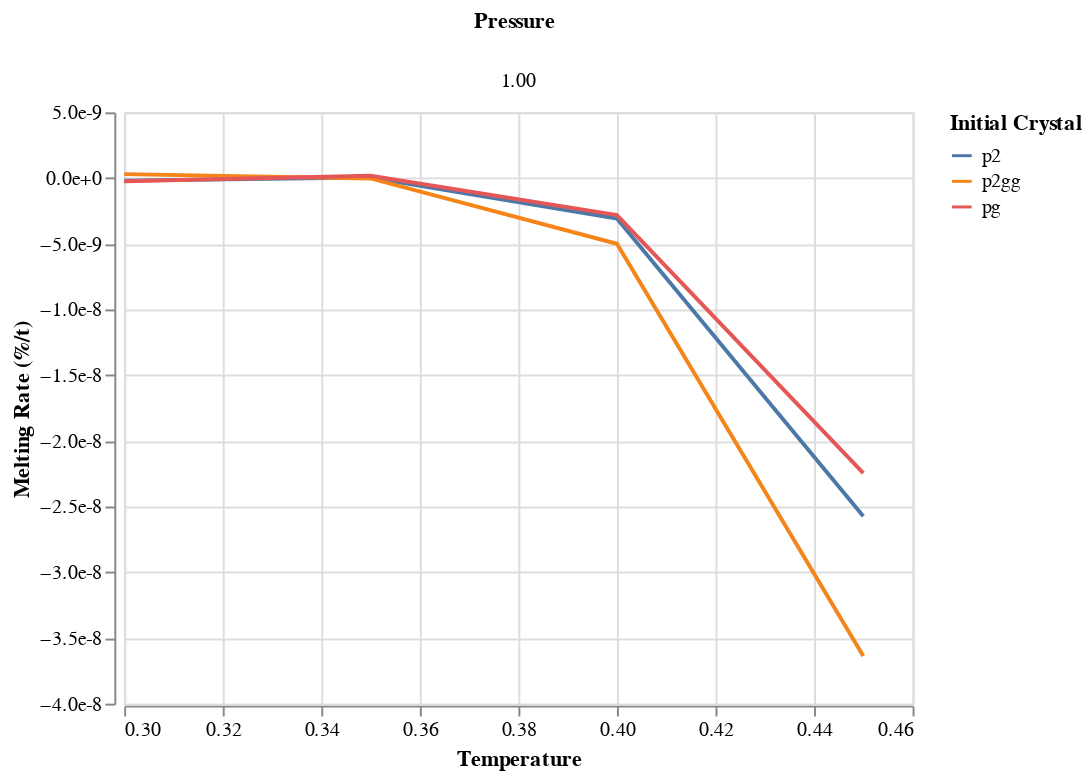

The code cell stored with this chart in its notebook:
### Code cell
Chart(melt).mark_line().encode(
    x=X('temperature', axis=Axis(title='Temperature'), scale=Scale(zero=False)),
    y=Y('melting_rate', axis=Axis(format='e', title='Melting Rate (%/t)')),
    color=Color('crys', legend=alt.Legend(title='Initial Crystal')),
    column=Column('pressure', header=alt.Header(title='Pressure')), 
)

### Figure 1 — Vega-Lite specification as saved in the notebook (floating-point values rounded to 4 significant figures)
{"$schema": "https://vega.github.io/schema/vega-lite/v2.json", "config": {"view": {"height": 300, "width": 400}}, "data": {"values": [{"crys": "p2", "melting_rate": -1.981e-10, "pressure": "1.00", "temperature": 0.3}, {"crys": "p2gg", "melting_rate": 2.998e-10, "pressure": "1.00", "temperature": 0.3}, {"crys": "pg", "melting_rate": -2.459e-10, "pressure": "1.00", "temperature": 0.3}, {"crys": "p2", "melting_rate": 3.638e-11, "pressure": "1.00", "temperature": 0.35}, {"crys": "p2gg", "melting_rate": -3.2e-11, "pressure": "1.00", "temperature": 0.35}, {"crys": "pg", "melting_rate": 1.674e-10, "pressure": "1.00", "temperature": 0.35}, {"crys": "p2", "melting_rate": -3.082e-09, "pressure": "1.00", "temperature": 0.4}, {"crys": "p2gg", "melting_rate": -5.004e-09, "pressure": "1.00", "temperature": 0.4}, {"crys": "pg", "melting_rate": -2.813e-09, "pressure": "1.00", "temperature": 0.4}, {"crys": "p2", "melting_rate": -2.574e-08, "pressure": "1.00", "temperature": 0.45}, {"crys": "p2gg", "melting_rate": -3.637e-08, "pressure": "1.00", "temperature": 0.45}, {"crys": "pg", "melting_rate": -2.245e-08, "pressure": "1.00", "temperature": 0.45}]}, "encoding": {"color": {"field": "crys", "legend": {"title": "Initial Crystal"}, "type": "nominal"}, "column": {"field": "pressure", "header": {"title": "Pressure"}, "type": "nominal"}, "x": {"axis": {"title": "Temperature"}, "field": "temperature", "scale": {"zero": false}, "type": "quantitative"}, "y": {"axis": {"format": "e", "title": "Melting Rate (%/t)"}, "field": "melting_rate", "type": "quantitative"}}, "mark": "line"}
